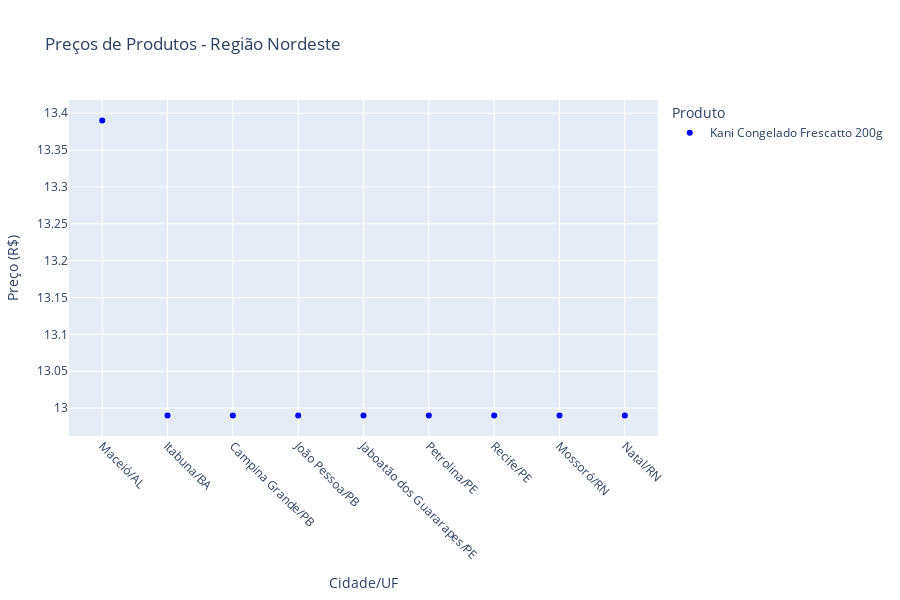

Write notebook code for a chart like this one.
### Code cell
regioes = df['regiao'].unique()

for regiao in regioes:
    df_reg = df[df['regiao'] == regiao]
    
    fig = px.scatter(df_reg,
                     x='cidade/UF',
                     y='preco',
                     color='produto',
                     color_discrete_map=cores_produtos,
                     title=f'Preços de Produtos - Região {regiao}',
                     labels={'preco': 'Preço (R$)', 'cidade/UF': 'Cidade/UF'},
                     height=600,
                     width=900)
    
    fig.update_layout(
        hovermode='closest',
        xaxis_title='Cidade/UF',
        yaxis_title='Preço (R$)',
        legend_title='Produto',
        margin=dict(l=50, r=50, b=150, t=100)
    )
    fig.update_xaxes(tickangle=45)
    fig.show()

### Figure 1 — Plotly figure (JSON) as saved in the notebook; plotly's stock layout.template omitted (floating-point values rounded to 4 significant figures)
{"data": [{"hovertemplate": "produto=Kani Congelado Frescatto 200g<br>Cidade/UF=%{x}<br>Preço (R$)=%{y}<extra></extra>", "legendgroup": "Kani Congelado Frescatto 200g", "marker": {"color": "blue", "symbol": "circle"}, "mode": "markers", "name": "Kani Congelado Frescatto 200g", "orientation": "v", "showlegend": true, "type": "scatter", "x": ["Maceió/AL", "Itabuna/BA", "Campina Grande/PB", "João Pessoa/PB", "Jaboatão dos Guararapes/PE", "Petrolina/PE", "Recife/PE", "Mossoró/RN", "Natal/RN"], "xaxis": "x", "y": [13.39, 12.99, 12.99, 12.99, 12.99, 12.99, 12.99, 12.99, 12.99], "yaxis": "y"}], "layout": {"height": 600, "hovermode": "closest", "legend": {"title": {"text": "Produto"}, "tracegroupgap": 0}, "margin": {"b": 150, "l": 50, "r": 50, "t": 100}, "title": {"text": "Preços de Produtos - Região Nordeste"}, "width": 900, "xaxis": {"anchor": "y", "domain": [0, 1], "tickangle": 45, "title": {"text": "Cidade/UF"}}, "yaxis": {"anchor": "x", "domain": [0, 1], "title": {"text": "Preço (R$)"}}}}
